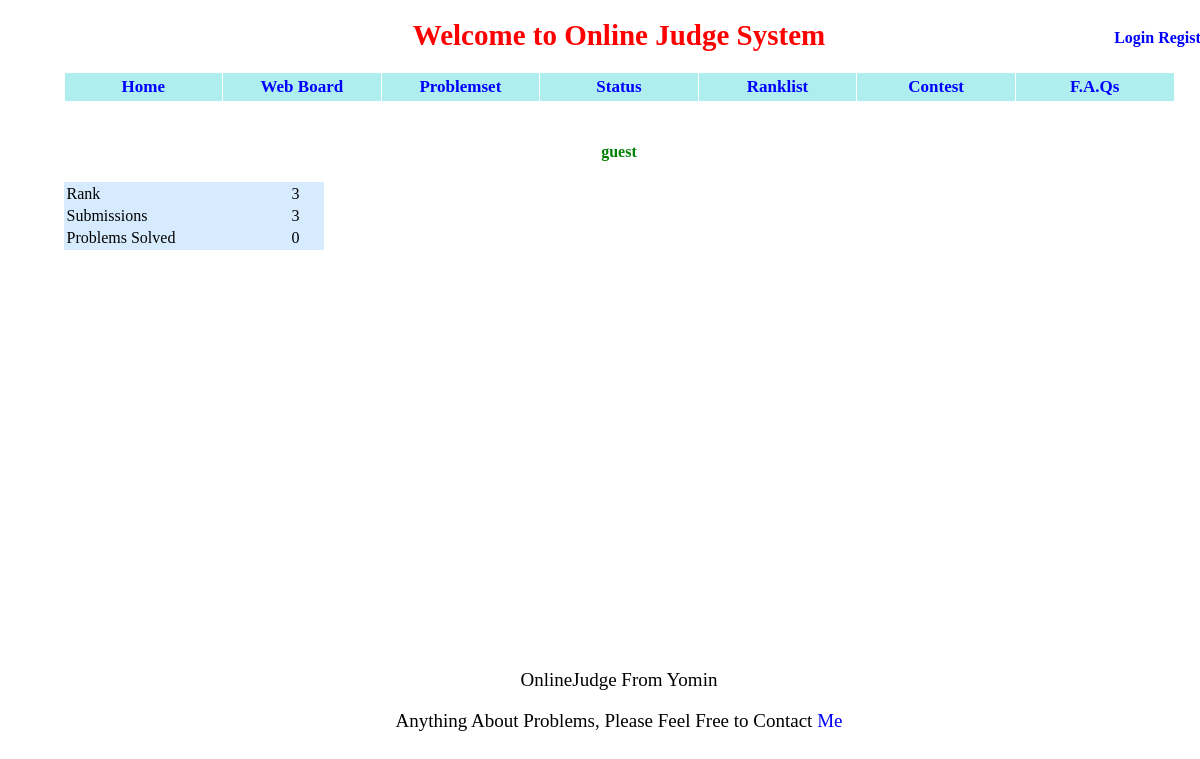
Before: /userinfo?userid=guest/ with the older database file.
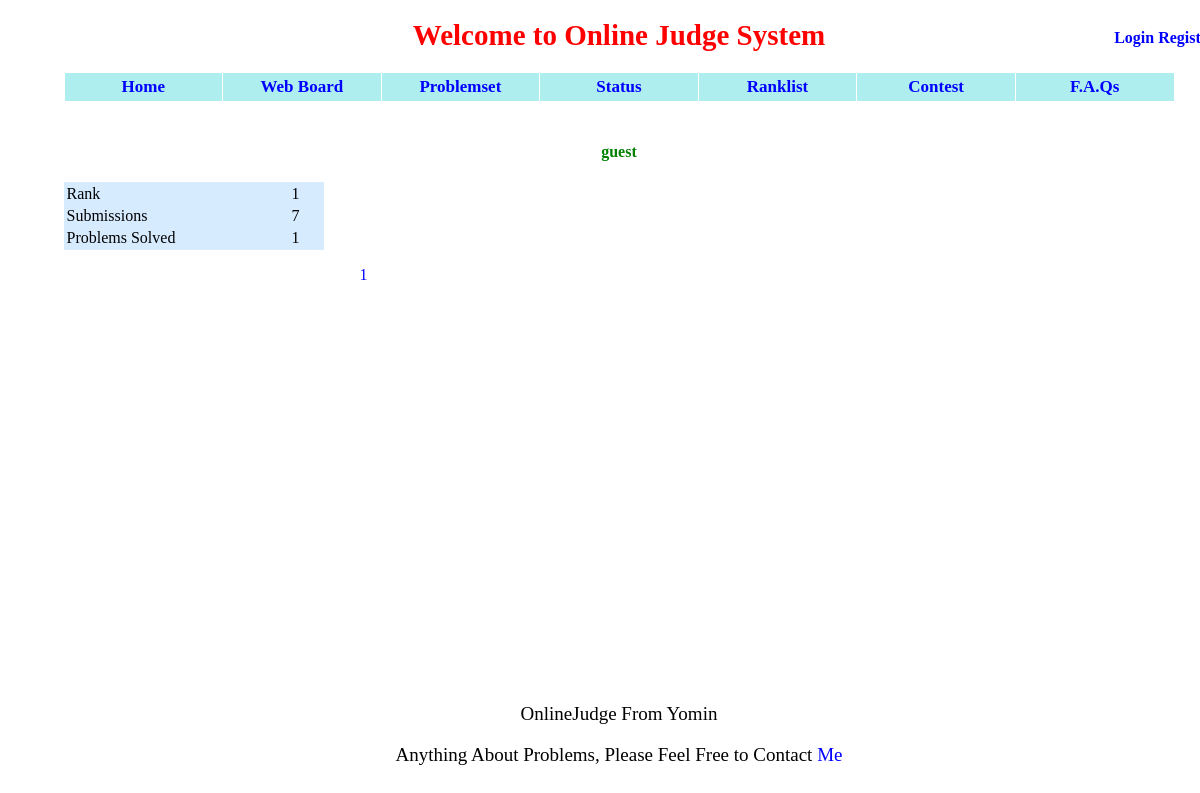
After: the same page with the newer database file.
### appfile/models.py (models this page shows, shortened)
class User(db.Model):
    userID = db.Column(db.String(22), primary_key = True, unique = True)
    nickname = db.Column(db.String(22),unique = True)
    password = db.Column(db.String(100),unique = True)
    is_admin = db.Column(db.Boolean)
    ac_count = db.Column(db.Integer, default = 0)
    submit_count = db.Column(db.Integer, default = 0)

class Submit(db.Model):
    runid = db.Column(db.Integer, primary_key = True)
    userid = db.Column(db.String(22))
    pid = db.Column(db.Integer)
    result = db.Column(db.String(22), default = 'Pending')
    memory_used = db.Column(db.Integer, default = None)
    time_used = db.Column(db.Integer, default = None)
    language = db.Column(db.String(22))
    src = db.Column(db.Text)
    length = db.Column(db.Integer)
    submit_time = db.Column(db.String(22))
    ce_error = db.Column(db.Text, default = None)

### appfile/views.py (the view)
@app.route('/userinfo?userid=<userID>/')
def userinfo(userID):
    user = User.query.get(userID)
    solved_problem_list = Submit.query.filter_by(userid = userID, result = 'Accepted').order_by(Submit.pid).distinct(Submit.pid).all()
    user_list = User.query.order_by(User.ac_count.desc(), User.submit_count, User.userID).all()
    rank  = user_list.index(user) + 1
    return render_template('userinfo.html', user = user, rank = rank, solved_problem_list = solved_problem_list)

### appfile/views.py (called while the page is built)
@app.before_request
def before_request():
    g.user = current_user
    if g.user.is_authenticated():
        g.url = url_for('userinfo',userID = g.user.userID)

### appfile/templates/userinfo.html (shortened to what this page needs)
{% extends "base.html" %}
{% block content %}
<div id="wrapper2" class="center">
    <h4 class="green"> {{ user.nickname }} </h4>
    <table class="center" style="background-color:#D7EBFF">
        <tr><td class="left" style="width:200px"> Rank </td><td style="width:50px"> {{ rank }} </td></tr>
        <tr><td class="left"> Submissions </td><td> {{ user.submit_count }} </td></tr>
        <tr><td class="left"> Problems Solved </td><td> {{ user.ac_count }} </td></tr>
    </table>
    <p class="center" style="width:600px">
        {% for problem in solved_problem_list %}
            <a href={{ url_for('show_problem', pid = problem.pid) }}> {{ problem.pid }} </a>
        {% endfor %}
    </p>
</div>
{% endblock %}

Changed rows visible on the page:
changed User "guest": submit_count "3" → "7"; ac_count "0" → "1"
added Submit: pid "1"
Other visible differences:
{{ rank }}: "3" → "1"
